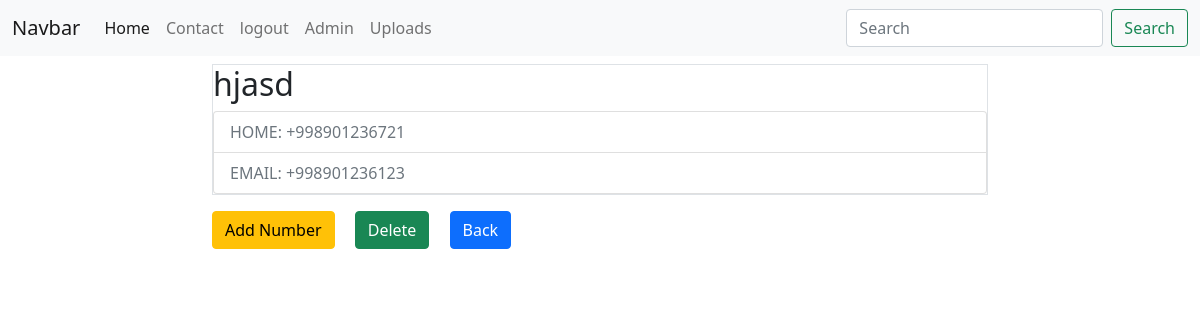
The page /contact/get/4 (signed in) on the database its author committed.
### contact/models.py (models this page shows, shortened)
class Contact(models.Model):
    name = models.CharField(max_length=200)
    created_by = models.ForeignKey(User, on_delete=models.CASCADE, null=False, default=1)
    class Meta:
        db_table = 'contact'

class PhoneNumber(models.Model):
    number = models.CharField(max_length=200, null=False, blank=True)
    contact = models.ForeignKey(Contact, on_delete=models.CASCADE, null=False, blank=True,
                                related_name='phone')
    type = models.CharField(max_length=50, choices=NumberType.choice())
    class Meta:
        db_table = 'phone_number'

### contact/views.py (the view)
# urls.py: path('get/<int:contact_id>', get, name='get'),
@login_required()
def get(request, contact_id):
    contact = get_object_or_404(Contact, id=contact_id)
    return render(request, "detail.html", {"contact": contact})

### contact/templates/detail.html (shortened to what this page needs)
{% extends "base.html" %}
{% block content %}
    <div class="row">
        <div class="offset-2 col-8">
                <div class="border border-1 m-2">
                    <h2>{{ contact.name }}</h2>
                    <ul class="list-group">
                        {% for phonenumber in contact.phone.all %}
                            <li class="list-group-item disabled" aria-disabled="true">{{ phonenumber.type }}:  {{ phonenumber.number}}</li>
                            {% endfor %}
                    </ul>
                </div>
            <a href="{% url 'contact:add_number_page' contact.id %}" class="btn btn-warning m-2">Add Number</a>
            <a href="{% url 'contact:delete_page' contact.id%}" class="btn btn-success m-2">Delete</a>
            <a href="{% url 'contact:list' %}" class="btn btn-primary m-2">Back</a>
        </div>
    </div>
{% endblock %}

### rows shown on the page
Contact: name "hjasd"
PhoneNumber: type "HOME", number "+998901236721"
PhoneNumber: type "EMAIL", number "+998901236123"
